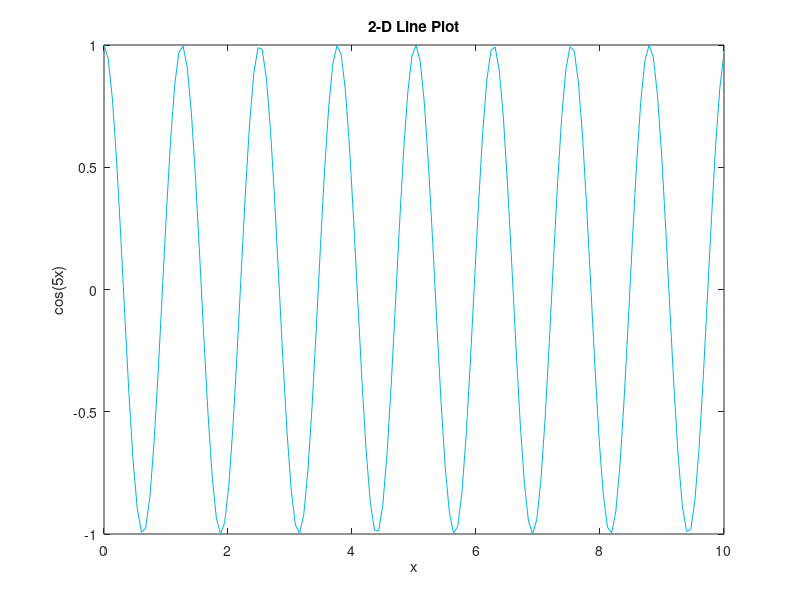

Here is the MATLAB script that generated this plot: (Note: this script raises an error after producing the figure.)
x = linspace(0,10,150);
y = cos(5*x);
fig = figure;
plot(x,y,'Color',[0,0.7,0.9])
title('2-D Line Plot')
xlabel('x')
ylabel('cos(5x)')
global mousePos;
mousePos = [0 0]
% Enable data cursor mode
datacursormode on
dcm_obj = datacursormode(fig);
% Set update function
set(dcm_obj,'UpdateFcn',@myupdatefcn)
% Wait while the user to click
disp('Click line to display a data tip, then press "Return"')
pause 
% Export cursor to workspace
info_struct = getCursorInfo(dcm_obj);
if isfield(info_struct, 'Position')
  disp('Clicked positioin is')
  disp(info_struct.Position)
end
mousePos = [info_struct.Position]